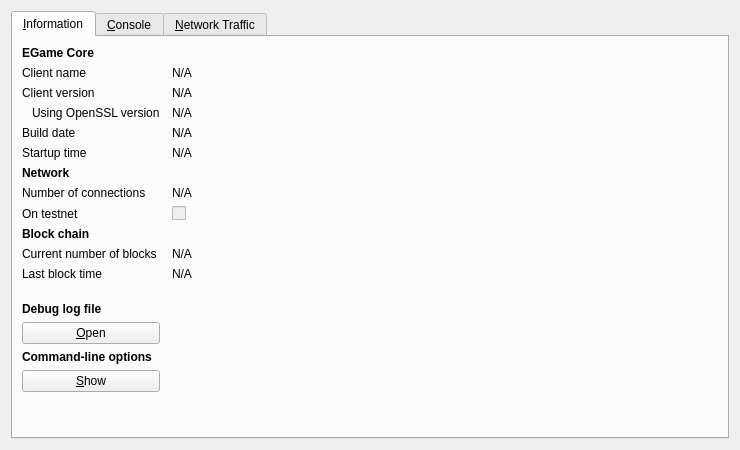
<?xml version="1.0" encoding="UTF-8"?>
<ui version="4.0">
 <class>RPCConsole</class>
 <widget class="QDialog" name="RPCConsole">
  <property name="geometry">
   <rect>
    <x>0</x>
    <y>0</y>
    <width>740</width>
    <height>450</height>
   </rect>
  </property>
  <property name="windowTitle">
   <string>EGame - Debug window</string>
  </property>
  <layout class="QVBoxLayout" name="verticalLayout_2">
   <item>
    <widget class="QTabWidget" name="tabWidget">
     <property name="currentIndex">
      <number>0</number>
     </property>
     <widget class="QWidget" name="tab_info">
      <attribute name="title">
       <string>&amp;Information</string>
      </attribute>
      <layout class="QGridLayout" name="gridLayout" columnstretch="0,1">
       <property name="horizontalSpacing">
        <number>12</number>
       </property>
       <item row="0" column="0">
        <widget class="QLabel" name="label_9">
         <property name="font">
          <font>
           <weight>75</weight>
           <bold>true</bold>
          </font>
         </property>
         <property name="text">
          <string>EGame Core</string>
         </property>
        </widget>
       </item>
       <item row="1" column="0">
        <widget class="QLabel" name="label_5">
         <property name="text">
          <string>Client name</string>
         </property>
        </widget>
       </item>
       <item row="1" column="1">
        <widget class="QLabel" name="clientName">
         <property name="cursor">
          <cursorShape>IBeamCursor</cursorShape>
         </property>
         <property name="text">
          <string>N/A</string>
         </property>
         <property name="textFormat">
          <enum>Qt::PlainText</enum>
         </property>
         <property name="textInteractionFlags">
          <set>Qt::LinksAccessibleByMouse|Qt::TextSelectableByKeyboard|Qt::TextSelectableByMouse</set>
         </property>
        </widget>
       </item>
       <item row="2" column="0">
        <widget class="QLabel" name="label_6">
         <property name="text">
          <string>Client version</string>
         </property>
        </widget>
       </item>
       <item row="2" column="1">
        <widget class="QLabel" name="clientVersion">
         <property name="cursor">
          <cursorShape>IBeamCursor</cursorShape>
         </property>
         <property name="text">
          <string>N/A</string>
         </property>
         <property name="textFormat">
          <enum>Qt::PlainText</enum>
         </property>
         <property name="textInteractionFlags">
          <set>Qt::LinksAccessibleByMouse|Qt::TextSelectableByKeyboard|Qt::TextSelectableByMouse</set>
         </property>
        </widget>
       </item>
       <item row="3" column="0">
        <widget class="QLabel" name="label_14">
         <property name="text">
          <string>Using OpenSSL version</string>
         </property>
         <property name="indent">
          <number>10</number>
         </property>
        </widget>
       </item>
       <item row="3" column="1">
        <widget class="QLabel" name="openSSLVersion">
         <property name="cursor">
          <cursorShape>IBeamCursor</cursorShape>
         </property>
         <property name="text">
          <string>N/A</string>
         </property>
         <property name="textFormat">
          <enum>Qt::PlainText</enum>
         </property>
         <property name="textInteractionFlags">
          <set>Qt::LinksAccessibleByMouse|Qt::TextSelectableByKeyboard|Qt::TextSelectableByMouse</set>
         </property>
        </widget>
       </item>
       <item row="4" column="0">
        <widget class="QLabel" name="label_12">
         <property name="text">
          <string>Build date</string>
         </property>
        </widget>
       </item>
       <item row="4" column="1">
        <widget class="QLabel" name="buildDate">
         <property name="cursor">
          <cursorShape>IBeamCursor</cursorShape>
         </property>
         <property name="text">
          <string>N/A</string>
         </property>
         <property name="textFormat">
          <enum>Qt::PlainText</enum>
         </property>
         <property name="textInteractionFlags">
          <set>Qt::LinksAccessibleByMouse|Qt::TextSelectableByKeyboard|Qt::TextSelectableByMouse</set>
         </property>
        </widget>
       </item>
       <item row="5" column="0">
        <widget class="QLabel" name="label_13">
         <property name="text">
          <string>Startup time</string>
         </property>
        </widget>
       </item>
       <item row="5" column="1">
        <widget class="QLabel" name="startupTime">
         <property name="cursor">
          <cursorShape>IBeamCursor</cursorShape>
         </property>
         <property name="text">
          <string>N/A</string>
         </property>
         <property name="textFormat">
          <enum>Qt::PlainText</enum>
         </property>
         <property name="textInteractionFlags">
          <set>Qt::LinksAccessibleByMouse|Qt::TextSelectableByKeyboard|Qt::TextSelectableByMouse</set>
         </property>
        </widget>
       </item>
       <item row="6" column="0">
        <widget class="QLabel" name="label_11">
         <property name="font">
          <font>
           <weight>75</weight>
           <bold>true</bold>
          </font>
         </property>
         <property name="text">
          <string>Network</string>
         </property>
        </widget>
       </item>
       <item row="7" column="0">
        <widget class="QLabel" name="label_7">
         <property name="text">
          <string>Number of connections</string>
         </property>
        </widget>
       </item>
       <item row="7" column="1">
        <widget class="QLabel" name="numberOfConnections">
         <property name="cursor">
          <cursorShape>IBeamCursor</cursorShape>
         </property>
         <property name="text">
          <string>N/A</string>
         </property>
         <property name="textFormat">
          <enum>Qt::PlainText</enum>
         </property>
         <property name="textInteractionFlags">
          <set>Qt::LinksAccessibleByMouse|Qt::TextSelectableByKeyboard|Qt::TextSelectableByMouse</set>
         </property>
        </widget>
       </item>
       <item row="8" column="0">
        <widget class="QLabel" name="label_8">
         <property name="text">
          <string>On testnet</string>
         </property>
        </widget>
       </item>
       <item row="8" column="1">
        <widget class="QCheckBox" name="isTestNet">
         <property name="enabled">
          <bool>false</bool>
         </property>
         <property name="text">
          <string/>
         </property>
        </widget>
       </item>
       <item row="9" column="0">
        <widget class="QLabel" name="label_10">
         <property name="font">
          <font>
           <weight>75</weight>
           <bold>true</bold>
          </font>
         </property>
         <property name="text">
          <string>Block chain</string>
         </property>
        </widget>
       </item>
       <item row="10" column="0">
        <widget class="QLabel" name="label_3">
         <property name="text">
          <string>Current number of blocks</string>
         </property>
        </widget>
       </item>
       <item row="10" column="1">
        <widget class="QLabel" name="numberOfBlocks">
         <property name="cursor">
          <cursorShape>IBeamCursor</cursorShape>
         </property>
         <property name="text">
          <string>N/A</string>
         </property>
         <property name="textFormat">
          <enum>Qt::PlainText</enum>
         </property>
         <property name="textInteractionFlags">
          <set>Qt::LinksAccessibleByMouse|Qt::TextSelectableByKeyboard|Qt::TextSelectableByMouse</set>
         </property>
        </widget>
       </item>
       <item row="11" column="0">
        <widget class="QLabel" name="label_2">
         <property name="text">
          <string>Last block time</string>
         </property>
        </widget>
       </item>
       <item row="11" column="1">
        <widget class="QLabel" name="lastBlockTime">
         <property name="cursor">
          <cursorShape>IBeamCursor</cursorShape>
         </property>
         <property name="text">
          <string>N/A</string>
         </property>
         <property name="textFormat">
          <enum>Qt::PlainText</enum>
         </property>
         <property name="textInteractionFlags">
          <set>Qt::LinksAccessibleByMouse|Qt::TextSelectableByKeyboard|Qt::TextSelectableByMouse</set>
         </property>
        </widget>
       </item>
       <item row="12" column="0">
        <spacer name="verticalSpacer_2">
         <property name="orientation">
          <enum>Qt::Vertical</enum>
         </property>
         <property name="sizeHint" stdset="0">
          <size>
           <width>20</width>
           <height>20</height>
          </size>
         </property>
        </spacer>
       </item>
       <item row="13" column="0">
        <widget class="QLabel" name="labelDebugLogfile">
         <property name="font">
          <font>
           <weight>75</weight>
           <bold>true</bold>
          </font>
         </property>
         <property name="text">
          <string>Debug log file</string>
         </property>
        </widget>
       </item>
       <item row="14" column="0">
        <widget class="QPushButton" name="openDebugLogfileButton">
         <property name="toolTip">
          <string>Open the EGame debug log file from the current data directory. This can take a few seconds for large log files.</string>
         </property>
         <property name="text">
          <string>&amp;Open</string>
         </property>
         <property name="autoDefault">
          <bool>false</bool>
         </property>
        </widget>
       </item>
       <item row="15" column="0">
        <widget class="QLabel" name="labelCLOptions">
         <property name="font">
          <font>
           <weight>75</weight>
           <bold>true</bold>
          </font>
         </property>
         <property name="text">
          <string>Command-line options</string>
         </property>
        </widget>
       </item>
       <item row="16" column="0">
        <widget class="QPushButton" name="showCLOptionsButton">
         <property name="toolTip">
          <string>Show the EGame-Qt help message to get a list with possible EGame command-line options.</string>
         </property>
         <property name="text">
          <string>&amp;Show</string>
         </property>
         <property name="autoDefault">
          <bool>false</bool>
         </property>
        </widget>
       </item>
       <item row="17" column="0">
        <spacer name="verticalSpacer">
         <property name="orientation">
          <enum>Qt::Vertical</enum>
         </property>
         <property name="sizeHint" stdset="0">
          <size>
           <width>20</width>
           <height>40</height>
          </size>
         </property>
        </spacer>
       </item>
      </layout>
     </widget>
     <widget class="QWidget" name="tab_console">
      <attribute name="title">
       <string>&amp;Console</string>
      </attribute>
      <layout class="QVBoxLayout" name="verticalLayout_3">
       <property name="spacing">
        <number>3</number>
       </property>
       <item>
        <widget class="QTextEdit" name="messagesWidget">
         <property name="minimumSize">
          <size>
           <width>0</width>
           <height>100</height>
          </size>
         </property>
         <property name="readOnly">
          <bool>true</bool>
         </property>
         <property name="tabKeyNavigation" stdset="0">
          <bool>false</bool>
         </property>
         <property name="columnCount" stdset="0">
          <number>2</number>
         </property>
        </widget>
       </item>
       <item>
        <layout class="QHBoxLayout" name="horizontalLayout">
         <property name="spacing">
          <number>3</number>
         </property>
         <item>
          <widget class="QLabel" name="label">
           <property name="text">
            <string notr="true">&gt;</string>
           </property>
          </widget>
         </item>
         <item>
          <widget class="QLineEdit" name="lineEdit"/>
         </item>
         <item>
          <widget class="QPushButton" name="clearButton">
           <property name="maximumSize">
            <size>
             <width>24</width>
             <height>24</height>
            </size>
           </property>
           <property name="toolTip">
            <string>Clear console</string>
           </property>
           <property name="text">
            <string/>
           </property>
           <property name="icon">
            <iconset resource="../bitcoin.qrc">
             <normaloff>:/icons/remove</normaloff>:/icons/remove</iconset>
           </property>
           <property name="shortcut">
            <string notr="true">Ctrl+L</string>
           </property>
           <property name="autoDefault">
            <bool>false</bool>
           </property>
          </widget>
         </item>
        </layout>
       </item>
      </layout>
     </widget>
     <widget class="QWidget" name="tab">
      <attribute name="title">
       <string>&amp;Network Traffic</string>
      </attribute>
      <layout class="QHBoxLayout" name="horizontalLayout_3">
       <item>
        <layout class="QVBoxLayout" name="verticalLayout_4">
         <item>
          <widget class="TrafficGraphWidget" name="trafficGraph" native="true">
           <property name="sizePolicy">
            <sizepolicy hsizetype="Expanding" vsizetype="Expanding">
             <horstretch>0</horstretch>
             <verstretch>0</verstretch>
            </sizepolicy>
           </property>
          </widget>
         </item>
         <item>
          <layout class="QHBoxLayout" name="horizontalLayout_2">
           <item>
            <widget class="QSlider" name="sldGraphRange">
             <property name="minimum">
              <number>1</number>
             </property>
             <property name="maximum">
              <number>288</number>
             </property>
             <property name="pageStep">
              <number>12</number>
             </property>
             <property name="value">
              <number>6</number>
             </property>
             <property name="orientation">
              <enum>Qt::Horizontal</enum>
             </property>
            </widget>
           </item>
           <item>
            <widget class="QLabel" name="lblGraphRange">
             <property name="minimumSize">
              <size>
               <width>100</width>
               <height>0</height>
              </size>
             </property>
             <property name="alignment">
              <set>Qt::AlignCenter</set>
             </property>
            </widget>
           </item>
           <item>
            <widget class="QPushButton" name="btnClearTrafficGraph">
             <property name="text">
              <string>&amp;Clear</string>
             </property>
            </widget>
           </item>
          </layout>
         </item>
        </layout>
       </item>
       <item>
        <layout class="QVBoxLayout" name="verticalLayout">
         <item>
          <widget class="QGroupBox" name="groupBox">
           <property name="title">
            <string>Totals</string>
           </property>
           <layout class="QVBoxLayout" name="verticalLayout_5">
            <item>
             <layout class="QHBoxLayout" name="horizontalLayout_4">
              <item>
               <widget class="Line" name="line">
                <property name="sizePolicy">
                 <sizepolicy hsizetype="Fixed" vsizetype="Fixed">
                  <horstretch>0</horstretch>
                  <verstretch>0</verstretch>
                 </sizepolicy>
                </property>
                <property name="minimumSize">
                 <size>
                  <width>10</width>
                  <height>0</height>
                 </size>
                </property>
                <property name="palette">
                 <palette>
                  <active>
                   <colorrole role="Light">
                    <brush brushstyle="SolidPattern">
                     <color alpha="255">
                      <red>0</red>
                      <green>255</green>
                      <blue>0</blue>
                     </color>
                    </brush>
                   </colorrole>
                  </active>
                  <inactive>
                   <colorrole role="Light">
                    <brush brushstyle="SolidPattern">
                     <color alpha="255">
                      <red>0</red>
                      <green>255</green>
                      <blue>0</blue>
                     </color>
                    </brush>
                   </colorrole>
                  </inactive>
                  <disabled>
                   <colorrole role="Light">
                    <brush brushstyle="SolidPattern">
                     <color alpha="255">
                      <red>0</red>
                      <green>255</green>
                      <blue>0</blue>
                     </color>
                    </brush>
                   </colorrole>
                  </disabled>
                 </palette>
                </property>
                <property name="orientation">
                 <enum>Qt::Horizontal</enum>
                </property>
               </widget>
              </item>
              <item>
               <widget class="QLabel" name="label_16">
                <property name="text">
                 <string>In:</string>
                </property>
               </widget>
              </item>
              <item>
               <widget class="QLabel" name="lblBytesIn">
                <property name="minimumSize">
                 <size>
                  <width>50</width>
                  <height>0</height>
                 </size>
                </property>
                <property name="alignment">
                 <set>Qt::AlignRight|Qt::AlignTrailing|Qt::AlignVCenter</set>
                </property>
               </widget>
              </item>
             </layout>
            </item>
            <item>
             <layout class="QHBoxLayout" name="horizontalLayout_5">
              <item>
               <widget class="Line" name="line_2">
                <property name="sizePolicy">
                 <sizepolicy hsizetype="Fixed" vsizetype="Fixed">
                  <horstretch>0</horstretch>
                  <verstretch>0</verstretch>
                 </sizepolicy>
                </property>
                <property name="minimumSize">
                 <size>
                  <width>10</width>
                  <height>0</height>
                 </size>
                </property>
                <property name="palette">
                 <palette>
                  <active>
                   <colorrole role="Light">
                    <brush brushstyle="SolidPattern">
                     <color alpha="255">
                      <red>255</red>
                      <green>0</green>
                      <blue>0</blue>
                     </color>
                    </brush>
                   </colorrole>
                  </active>
                  <inactive>
                   <colorrole role="Light">
                    <brush brushstyle="SolidPattern">
                     <color alpha="255">
                      <red>255</red>
                      <green>0</green>
                      <blue>0</blue>
                     </color>
                    </brush>
                   </colorrole>
                  </inactive>
                  <disabled>
                   <colorrole role="Light">
                    <brush brushstyle="SolidPattern">
                     <color alpha="255">
                      <red>255</red>
                      <green>0</green>
                      <blue>0</blue>
                     </color>
                    </brush>
                   </colorrole>
                  </disabled>
                 </palette>
                </property>
                <property name="orientation">
                 <enum>Qt::Horizontal</enum>
                </property>
               </widget>
              </item>
              <item>
               <widget class="QLabel" name="label_17">
                <property name="text">
                 <string>Out:</string>
                </property>
               </widget>
              </item>
              <item>
               <widget class="QLabel" name="lblBytesOut">
                <property name="minimumSize">
                 <size>
                  <width>50</width>
                  <height>0</height>
                 </size>
                </property>
                <property name="alignment">
                 <set>Qt::AlignRight|Qt::AlignTrailing|Qt::AlignVCenter</set>
                </property>
               </widget>
              </item>
             </layout>
            </item>
            <item>
             <spacer name="verticalSpacer_4">
              <property name="orientation">
               <enum>Qt::Vertical</enum>
              </property>
              <property name="sizeHint" stdset="0">
               <size>
                <width>20</width>
                <height>407</height>
               </size>
              </property>
             </spacer>
            </item>
           </layout>
          </widget>
         </item>
        </layout>
       </item>
      </layout>
     </widget>
    </widget>
   </item>
  </layout>
 </widget>
 <customwidgets>
  <customwidget>
   <class>TrafficGraphWidget</class>
   <extends>QWidget</extends>
   <header>trafficgraphwidget.h</header>
   <container>1</container>
   <slots>
    <slot>clear()</slot>
   </slots>
  </customwidget>
 </customwidgets>
 <resources>
  <include location="../bitcoin.qrc"/>
 </resources>
 <connections/>
</ui>
